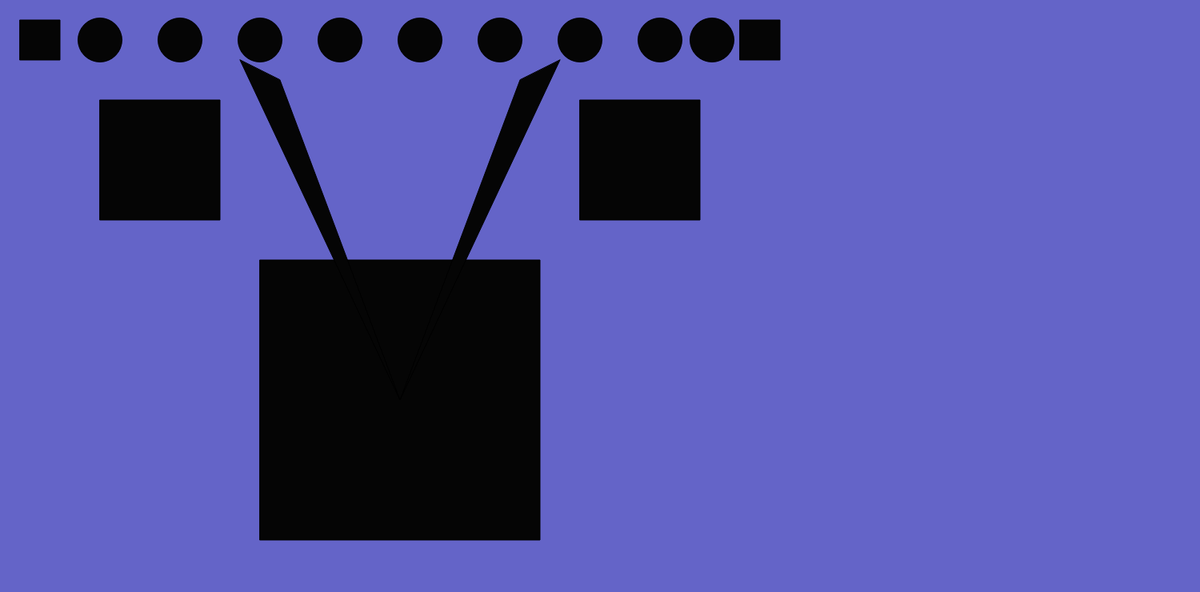
Frame 1 (no input)
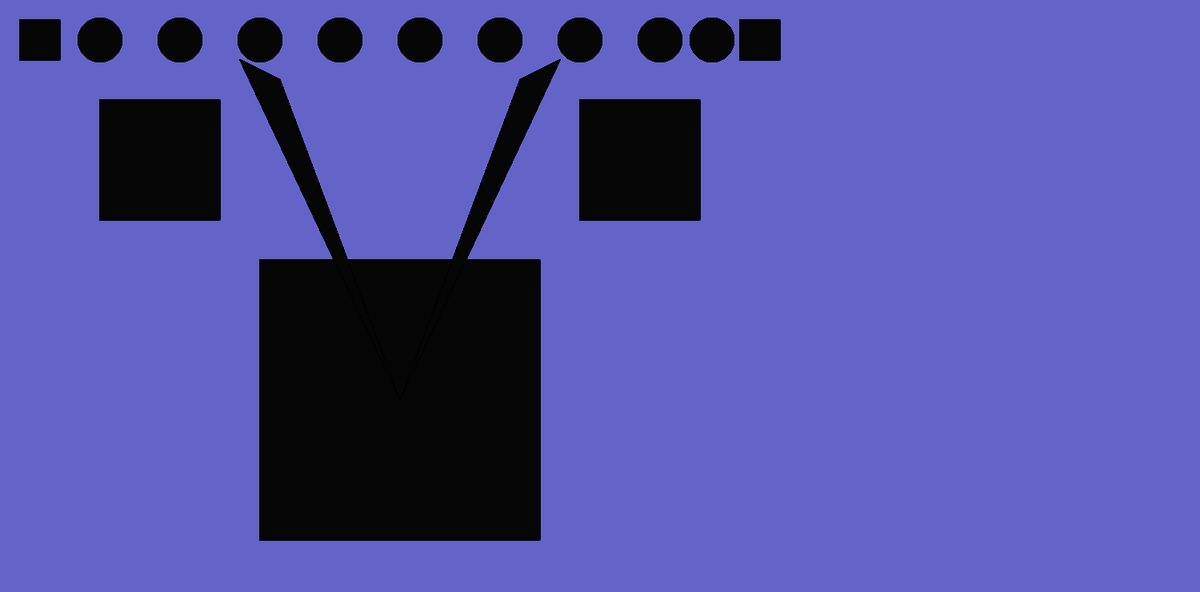
Frame 60 (no input)
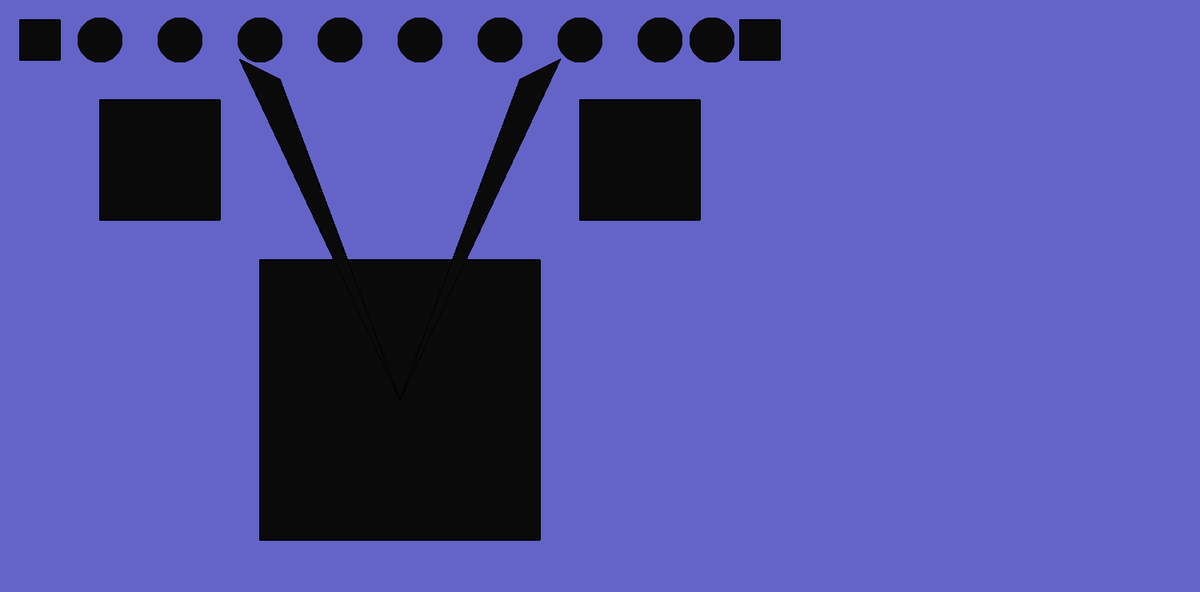
Frame 120 (the mouse pressed at the canvas centre since frame 60)

The p5.js sketch that drew these frames (run headless with seeded random() and noise() and a simulated clock; from frame 60 on, the mouse is pressed at the canvas centre):

// p5.js sketch
// ── sketch.js
function setup() {
    createCanvas(1500, 740);
    background(100,100,200);
  }
  
  var value = 0;
  function draw() {
    fill(value);
    rect(25, 25, 50, 50);
    rect(125, 125, 150, 150);
    rect(325, 325, 350, 350);
    rect(725, 125, 150, 150);
    rect(925, 25, 50, 50);
    ellipse(125, 50, 55, 55);
    ellipse(225, 50, 55, 55);
    ellipse(325, 50, 55, 55);
    ellipse(425, 50, 55, 55);
    ellipse(525, 50, 55, 55);
    ellipse(625, 50, 55, 55);
    ellipse(725, 50, 55, 55);
    ellipse(825, 50, 55, 55);
    ellipse(890, 50, 55, 55);
    triangle(350, 100, 500, 500, 300, 75);
    triangle(650, 100, 500, 500, 700, 75);

  }
  function mouseMoved() {
    value = value + 5;
    if (value > 255) {
      value = 0;
    }
  }
